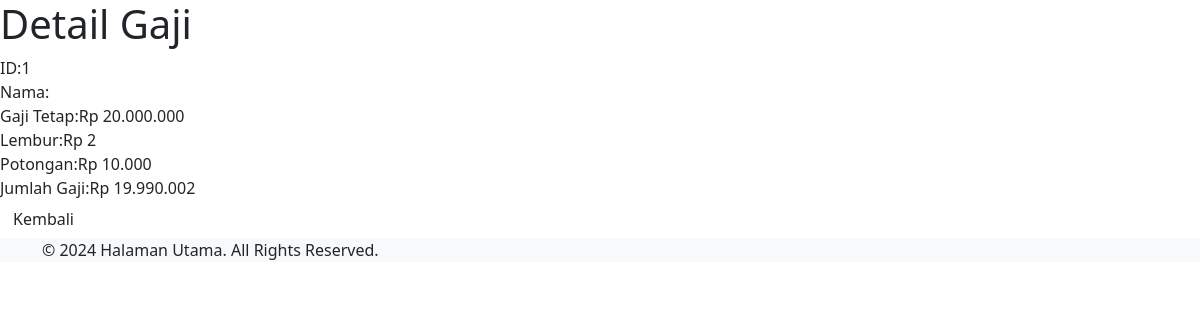
Screenshot of /detail_gaji.php?id=1 with the database file from the repository.
### tables this page shows
CREATE TABLE `penggajian` (
  `id` int(11) NOT NULL,
  `nama` varchar(100) NOT NULL,
  `gaji_tetap` decimal(10,2) NOT NULL,
  `lembur` decimal(10,2) NOT NULL,
  `potongan` decimal(10,2) NOT NULL,
  `id_karyawan` int(11) NOT NULL
);

### detail_gaji.php (the view)
<?php
include("header.php");
include("koneksi.php");
if(isset($_GET['id'])) {
    $id = $_GET['id'];
    $sql = "SELECT * FROM penggajian WHERE id = $id";
    $result = mysqli_query($conn, $sql);
    if (mysqli_num_rows($result) > 0) {
        $row = mysqli_fetch_assoc($result);
        echo "<div class='detail-container'>";
        echo "<h1>Detail Gaji</h1>";
        echo "<div class='salary-detail'><span class='label'>ID:</span><span class='value'>" . $row['id'] . "</span></div>";
        echo "<div class='salary-detail'><span class='label'>Nama:</span><span class='value'>" . $row['nama'] . "</span></div>";
        echo "<div class='salary-detail'><span class='label'>Gaji Tetap:</span><span class='value'>Rp " . number_format($row['gaji_tetap'], 0, ',', '.') . "</span></div>";
        echo "<div class='salary-detail'><span class='label'>Lembur:</span><span class='value'>Rp " . number_format($row['lembur'], 0, ',', '.') . "</span></div>";
        echo "<div class='salary-detail'><span class='label'>Potongan:</span><span class='value'>Rp " . number_format($row['potongan'], 0, ',', '.') . "</span></div>";
        $jumlah_gaji = $row['gaji_tetap'] + $row['lembur'] - $row['potongan'];
        echo "<div class='salary-detail'><span class='label'>Jumlah Gaji:</span><span class='value'>Rp " . number_format($jumlah_gaji, 0, ',', '.') . "</span></div>";
        echo "<a href='index.php' class='btn'>Kembali</a>";
        echo "</div>";
    } else {
        echo "<div class='detail-container'><p>Tidak ada data gaji.</p></div>";
    }
} else {
    echo "<div class='detail-container'><p>ID tidak ditemukan.</p></div>";
}
include("footer.php");
?>

### rows the page displays
penggajian: id "1", gaji_tetap "20.000.000", lembur "2", potongan "10.000", jumlah_gaji "19.990.002"
